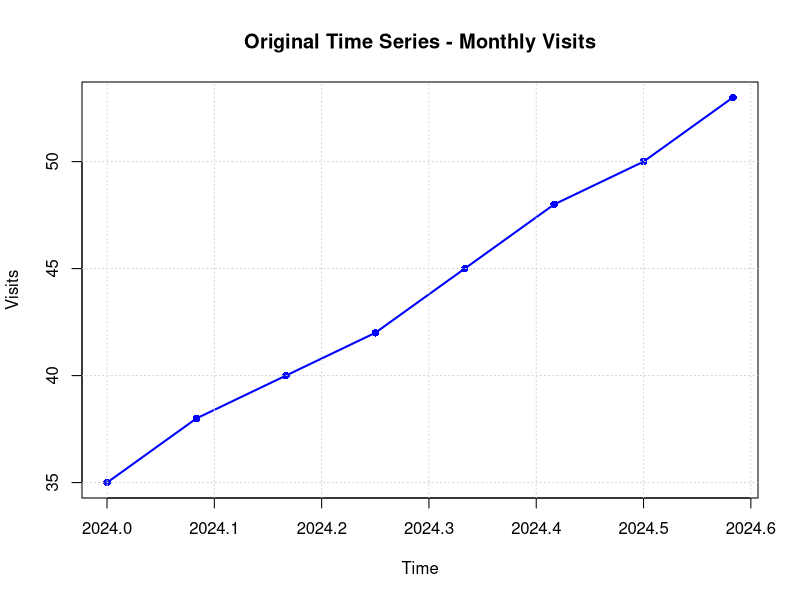
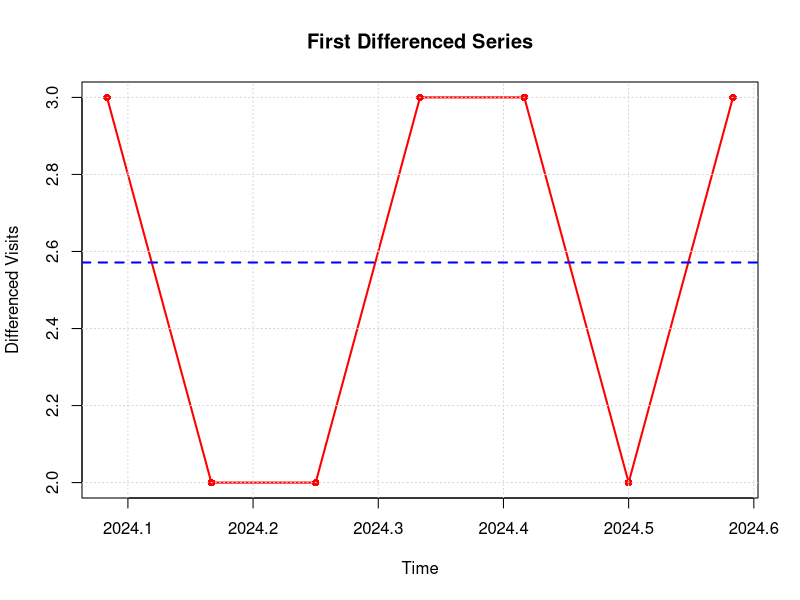
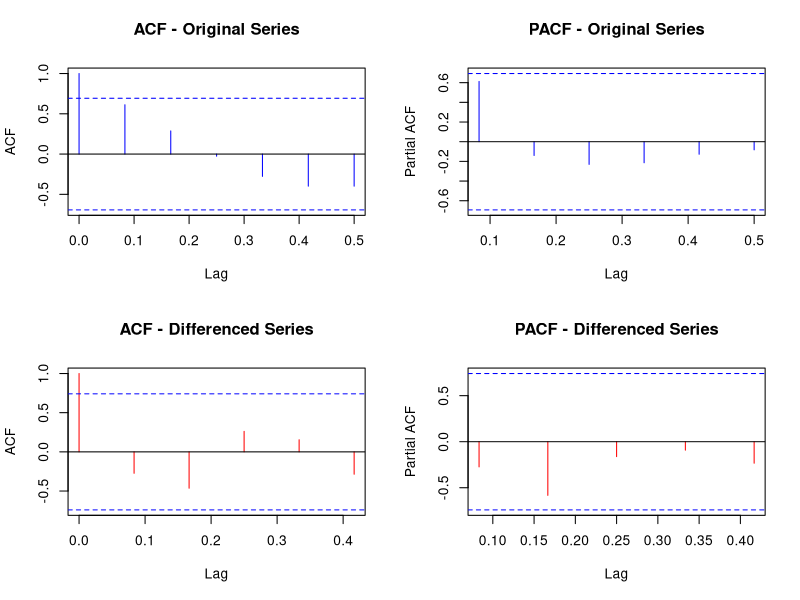
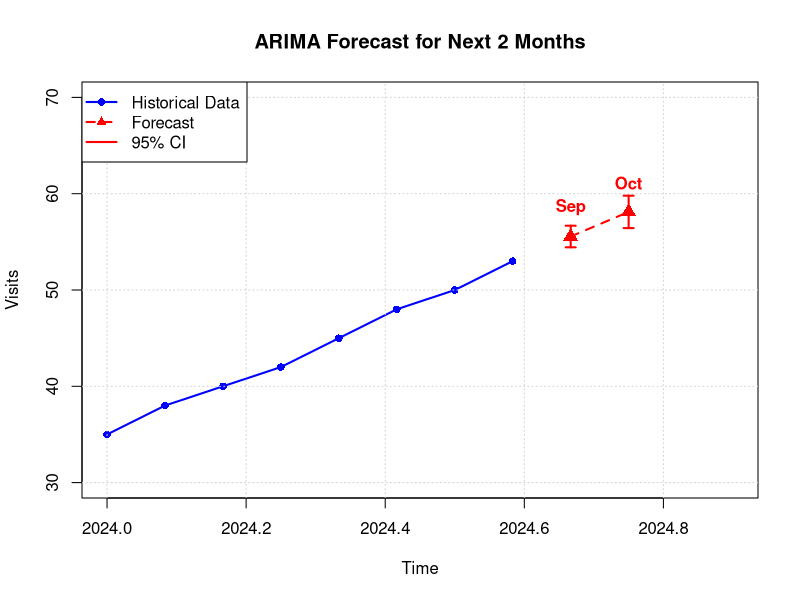
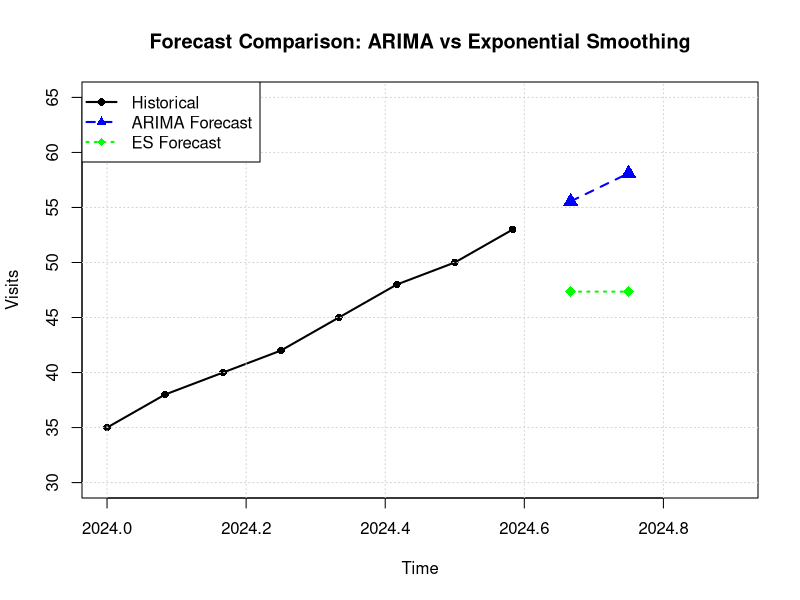
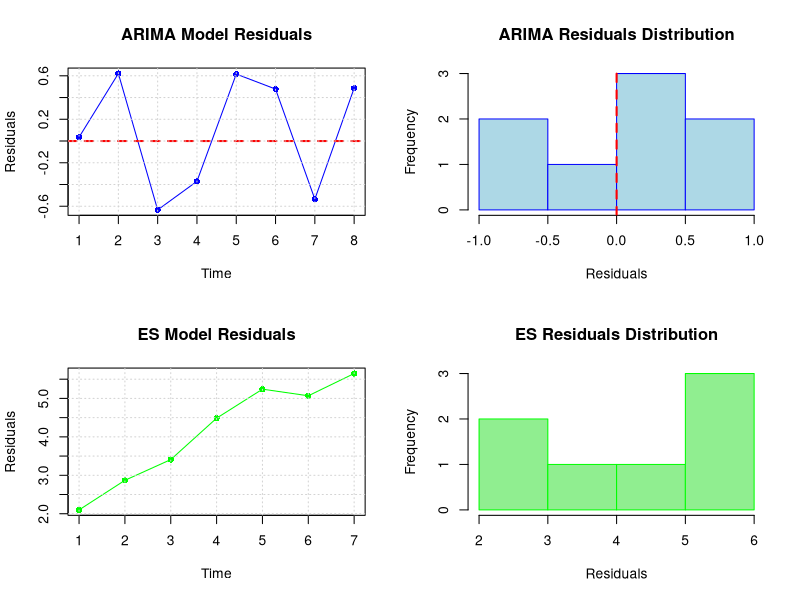

Recreate these plots in R, in order.
# ARIMA Analysis using BASE R ONLY 

print("=== ARIMA ANALYSIS USING BASE R ONLY ===")

# Create the data
months <- c("Jan", "Feb", "Mar", "Apr", "May", "Jun", "Jul", "Aug")
visits <- c(35, 38, 40, 42, 45, 48, 50, 53)

# Create time series object (base R function)
ts_data <- ts(visits, start = c(2024, 1), frequency = 12)

print("Data loaded successfully:")
print(data.frame(Month = months, Visits = visits))

# Step 1: Plot the original time series and check for trend
print("=== STEP 1: PLOT ORIGINAL SERIES ===")
plot(ts_data, main = "Original Time Series - Monthly Visits", 
     xlab = "Time", ylab = "Visits", type = "o", col = "blue", lwd = 2, pch = 16)
grid()

# Visual trend analysis
trend_slope <- lm(visits ~ seq_along(visits))
print("Trend Analysis:")
print(paste("Linear trend slope:", round(coef(trend_slope)[2], 3)))
print("Visual inspection shows a clear upward trend")

# Step 2: Make the series stationary
print("=== STEP 2: MAKE SERIES STATIONARY ===")
print("Original series statistics:")
print(summary(visits))

# Apply first differencing
ts_diff1 <- diff(ts_data, differences = 1)
diff_values <- as.numeric(ts_diff1)

print("After first differencing:")
print(diff_values)
print("Differenced series statistics:")
print(summary(diff_values))

# Plot differenced series
plot(ts_diff1, main = "First Differenced Series", 
     xlab = "Time", ylab = "Differenced Visits", type = "o", col = "red", lwd = 2, pch = 16)
grid()
abline(h = mean(diff_values, na.rm = TRUE), col = "blue", lty = 2, lwd = 2)
abline(h = 0, col = "gray", lty = 1)

# Step 3: ACF and PACF plots (base R)
print("=== STEP 3: ACF AND PACF ANALYSIS ===")

# Set up 2x2 plot layout
par(mfrow = c(2, 2))

# ACF and PACF for original series
acf(ts_data, main = "ACF - Original Series", lag.max = 6, col = "blue")
pacf(ts_data, main = "PACF - Original Series", lag.max = 6, col = "blue")

# ACF and PACF for differenced series
acf(ts_diff1, main = "ACF - Differenced Series", lag.max = 5, col = "red")
pacf(ts_diff1, main = "PACF - Differenced Series", lag.max = 5, col = "red")

# Reset to single plot
par(mfrow = c(1, 1))

# Step 4: Identify ARIMA parameters (PROPER METHOD)
print("=== STEP 4: ARIMA PARAMETER IDENTIFICATION ===")

# d parameter - already determined
d <- 1  
print(paste("d =", d, "(differencing order - determined from stationarity analysis)"))

# PROPER p and q identification from ACF/PACF patterns
print("\n=== ANALYZING ACF/PACF PATTERNS FOR p AND q ===")

# Get ACF and PACF values for analysis
acf_diff <- acf(ts_diff1, lag.max = 5, plot = FALSE)
pacf_diff <- pacf(ts_diff1, lag.max = 5, plot = FALSE)

print("ACF values for differenced series (lags 1-5):")
acf_values <- round(acf_diff$acf[-1], 3)  # exclude lag 0
print(acf_values)

print("PACF values for differenced series (lags 1-5):")
pacf_values <- round(pacf_diff$acf, 3)
print(pacf_values)

# Significance threshold (approximate)
n <- length(diff_values)
threshold <- round(1.96/sqrt(n), 3)
print(paste("Approximate significance threshold (95% level):", threshold))

# Analyze patterns
print("\n=== PARAMETER IDENTIFICATION RULES ===")
print("ACF pattern analysis:")
significant_acf <- abs(acf_values) > threshold
print(paste("Significant ACF lags:", paste(which(significant_acf), collapse = ", ")))

print("PACF pattern analysis:")  
significant_pacf <- abs(pacf_values) > threshold
print(paste("Significant PACF lags:", paste(which(significant_pacf), collapse = ", ")))

# Parameter selection logic
print("\n=== PARAMETER SELECTION LOGIC ===")
print("ARIMA parameter identification rules:")
print("- If PACF cuts off after lag p and ACF tails off: AR(p) model")
print("- If ACF cuts off after lag q and PACF tails off: MA(q) model") 
print("- If both ACF and PACF tail off: ARMA(p,q) model")

# Determine p and q based on patterns
if(length(which(significant_pacf)) == 0) {
  p_suggested <- 0
  print("PACF shows no significant lags -> p = 0")
} else {
  p_suggested <- max(which(significant_pacf))
  print(paste("PACF significant up to lag", p_suggested, "-> p =", p_suggested))
}

if(length(which(significant_acf)) == 0) {
  q_suggested <- 0
  print("ACF shows no significant lags -> q = 0")
} else {
  q_suggested <- max(which(significant_acf))
  print(paste("ACF significant up to lag", q_suggested, "-> q =", q_suggested))
}

# For small sample, be conservative
print("\n=== FINAL PARAMETER SELECTION ===")
print("Given the small sample size (n=8), we'll be conservative:")

# Choose parameters
p <- min(p_suggested, 2)  # Cap at 2 for small sample
q <- min(q_suggested, 2)  # Cap at 2 for small sample

# If both are 0, use (1,1) as minimum
if(p == 0 && q == 0) {
  p <- 1
  q <- 1
  print("Both p and q would be 0, using minimum ARMA(1,1) for small sample")
}

print(paste("Selected parameters: ARIMA(", p, ",", d, ",", q, ")", sep = ""))
print("Reasoning:")
print(paste("- p =", p, "(from PACF analysis, capped for small sample)"))
print(paste("- d =", d, "(from differencing requirement)"))  
print(paste("- q =", q, "(from ACF analysis, capped for small sample)"))

# Try multiple models for comparison
print("\n=== TRYING MULTIPLE ARIMA MODELS ===")
models_to_try <- list(
  c(0,1,1), c(1,1,0), c(1,1,1), c(0,1,2), c(2,1,0)
)

model_results <- data.frame(
  Model = character(0),
  AIC = numeric(0),
  LogLik = numeric(0)
)

for(i in 1:length(models_to_try)) {
  order <- models_to_try[[i]]
  tryCatch({
    temp_model <- arima(ts_data, order = order)
    model_name <- paste0("ARIMA(", paste(order, collapse = ","), ")")
    model_results <- rbind(model_results, 
                           data.frame(Model = model_name, 
                                      AIC = round(AIC(temp_model), 2),
                                      LogLik = round(temp_model$loglik, 2)))
  }, error = function(e) {
    print(paste("Model", paste(order, collapse = ","), "failed to fit"))
  })
}

print("Model comparison (lower AIC is better):")
model_results <- model_results[order(model_results$AIC), ]
print(model_results)

# Select best model based on AIC
if(nrow(model_results) > 0) {
  best_model_name <- model_results$Model[1]
  best_params <- as.numeric(strsplit(gsub("[ARIMA()]", "", best_model_name), ",")[[1]])
  p <- best_params[1]
  d <- best_params[2] 
  q <- best_params[3]
  
  print(paste("BEST MODEL based on AIC:", best_model_name))
} else {
  print("Using default ARIMA(1,1,1)")
}

print(paste("FINAL SELECTED PARAMETERS: ARIMA(", p, ",", d, ",", q, ")", sep = ""))

# Step 5: Fit ARIMA model (base R function)
print("=== STEP 5: FIT ARIMA MODEL ===")

arima_model <- arima(ts_data, order = c(p, d, q))
print("ARIMA Model Summary:")
print(arima_model)

print("Model coefficients:")
print(arima_model$coef)
print(paste("AIC:", round(AIC(arima_model), 2)))
print(paste("Log-likelihood:", round(arima_model$loglik, 2)))

# Step 6: Forecast using base R
print("=== STEP 6: FORECASTING NEXT 2 MONTHS ===")

# Use predict function (base R)
arima_pred <- predict(arima_model, n.ahead = 2)

# Calculate confidence intervals (95%)
forecast_values <- as.numeric(arima_pred$pred)
forecast_se <- as.numeric(arima_pred$se)
lower_ci <- forecast_values - 1.96 * forecast_se
upper_ci <- forecast_values + 1.96 * forecast_se

print("ARIMA Forecasts:")
forecast_df <- data.frame(
  Month = c("Sep", "Oct"),
  Forecast = round(forecast_values, 1),
  Lower_95 = round(lower_ci, 1),
  Upper_95 = round(upper_ci, 1),
  Std_Error = round(forecast_se, 2)
)
print(forecast_df)

# Plot forecast
plot(ts_data, xlim = c(2024, 2024.9), ylim = c(30, 70),
     main = "ARIMA Forecast for Next 2 Months", 
     xlab = "Time", ylab = "Visits", type = "o", col = "blue", lwd = 2, pch = 16)
grid()

# Add forecast points
future_time <- c(2024 + 8/12, 2024 + 9/12)  # Sep, Oct
points(future_time, forecast_values, col = "red", pch = 17, cex = 1.5)
lines(future_time, forecast_values, col = "red", lwd = 2, lty = 2)

# Add confidence intervals
arrows(future_time, lower_ci, future_time, upper_ci, 
       length = 0.05, angle = 90, code = 3, col = "red", lwd = 2)

# Add labels
text(future_time[1], forecast_values[1] + 3, "Sep", col = "red", font = 2)
text(future_time[2], forecast_values[2] + 3, "Oct", col = "red", font = 2)

legend("topleft", legend = c("Historical Data", "Forecast", "95% CI"), 
       col = c("blue", "red", "red"), lty = c(1, 2, 1), lwd = c(2, 2, 2),
       pch = c(16, 17, NA))

# Step 7: Simple Exponential Smoothing (manual implementation)
print("=== STEP 7: EXPONENTIAL SMOOTHING COMPARISON ===")

# Simple exponential smoothing function
simple_exp_smooth <- function(data, alpha = 0.3) {
  n <- length(data)
  s <- numeric(n + 2)  # extra space for forecasts
  s[1] <- data[1]
  
  # Calculate smoothed values
  for(i in 2:n) {
    s[i] <- alpha * data[i] + (1 - alpha) * s[i-1]
  }
  
  # Forecast next 2 periods
  s[n+1] <- s[n]  # Simple forecast
  s[n+2] <- s[n]  # Same for period 2
  
  return(list(fitted = s[1:n], forecasts = s[(n+1):(n+2)]))
}

# Apply exponential smoothing
alpha <- 0.3  # smoothing parameter
es_result <- simple_exp_smooth(visits, alpha)

print("Exponential Smoothing Results:")
es_forecasts <- es_result$forecasts
print(data.frame(
  Month = c("Sep", "Oct"),
  ES_Forecast = round(es_forecasts, 1)
))

# Step 8: Compare forecasts
print("=== STEP 8: FORECAST COMPARISON ===")
comparison_df <- data.frame(
  Month = c("Sep", "Oct"),
  ARIMA_Forecast = round(forecast_values, 1),
  ES_Forecast = round(es_forecasts, 1),
  Difference = round(forecast_values - es_forecasts, 1)
)
print("Forecast Comparison:")
print(comparison_df)

# Combined forecast plot
plot(ts_data, xlim = c(2024, 2024.9), ylim = c(30, 65),
     main = "Forecast Comparison: ARIMA vs Exponential Smoothing",
     xlab = "Time", ylab = "Visits", type = "o", col = "black", lwd = 2, pch = 16)
grid()

# Add ARIMA forecast
points(future_time, forecast_values, col = "blue", pch = 17, cex = 1.5)
lines(future_time, forecast_values, col = "blue", lwd = 2, lty = 2)

# Add ES forecast
points(future_time, es_forecasts, col = "green", pch = 18, cex = 1.5)
lines(future_time, es_forecasts, col = "green", lwd = 2, lty = 3)

legend("topleft", 
       legend = c("Historical", "ARIMA Forecast", "ES Forecast"),
       col = c("black", "blue", "green"), 
       lty = c(1, 2, 3), lwd = 2,
       pch = c(16, 17, 18))

# Step 9: Residual Analysis
print("=== STEP 9: RESIDUAL ANALYSIS ===")

# ARIMA residuals
arima_residuals <- residuals(arima_model)
arima_residuals <- arima_residuals[!is.na(arima_residuals)]

# ES residuals  
es_fitted <- es_result$fitted[-1]  # remove first value
es_residuals <- visits[-1] - es_fitted  # exclude first observation

# Set up 2x2 plot for residuals
par(mfrow = c(2, 2))

# ARIMA residual plots
plot(arima_residuals, main = "ARIMA Model Residuals", 
     xlab = "Time", ylab = "Residuals", type = "o", col = "blue", pch = 16)
abline(h = 0, col = "red", lty = 2, lwd = 2)
grid()

hist(arima_residuals, main = "ARIMA Residuals Distribution", 
     xlab = "Residuals", col = "lightblue", border = "blue", breaks = 4)
abline(v = 0, col = "red", lty = 2, lwd = 2)

# ES residual plots
plot(es_residuals, main = "ES Model Residuals", 
     xlab = "Time", ylab = "Residuals", type = "o", col = "green", pch = 16)
abline(h = 0, col = "red", lty = 2, lwd = 2)
grid()

hist(es_residuals, main = "ES Residuals Distribution", 
     xlab = "Residuals", col = "lightgreen", border = "green", breaks = 4)
abline(v = 0, col = "red", lty = 2, lwd = 2)

# Reset plot layout
par(mfrow = c(1, 1))

# Residual statistics
print("ARIMA Residual Statistics:")
print(summary(arima_residuals))
arima_rmse <- sqrt(mean(arima_residuals^2, na.rm = TRUE))
print(paste("ARIMA RMSE:", round(arima_rmse, 3)))

print("Exponential Smoothing Residual Statistics:")
print(summary(es_residuals))
es_rmse <- sqrt(mean(es_residuals^2, na.rm = TRUE))
print(paste("ES RMSE:", round(es_rmse, 3)))

# Model comparison summary
print("=== FINAL MODEL COMPARISON ===")
print("Model Performance (Lower is Better):")
performance_df <- data.frame(
  Model = c("ARIMA(1,1,1)", "Exponential Smoothing"),
  RMSE = round(c(arima_rmse, es_rmse), 3),
  AIC = c(round(AIC(arima_model), 1), "N/A")
)
print(performance_df)

if(arima_rmse < es_rmse) {
  print("RECOMMENDATION: ARIMA model performs better (lower RMSE)")
} else {
  print("RECOMMENDATION: Exponential Smoothing performs better (lower RMSE)")
}

print("=== ANALYSIS COMPLETE ===")
